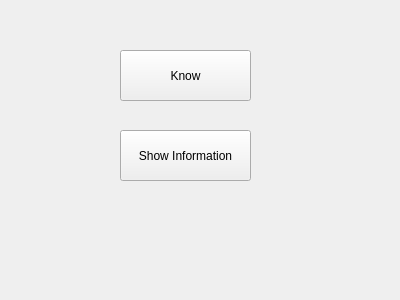
<?xml version="1.0" encoding="UTF-8"?>
<ui version="4.0">
 <class>ChooseMenu</class>
 <widget class="QWidget" name="ChooseMenu">
  <property name="geometry">
   <rect>
    <x>0</x>
    <y>0</y>
    <width>400</width>
    <height>300</height>
   </rect>
  </property>
  <property name="windowTitle">
   <string>Form</string>
  </property>
  <widget class="QPushButton" name="KnowButton">
   <property name="geometry">
    <rect>
     <x>120</x>
     <y>50</y>
     <width>131</width>
     <height>51</height>
    </rect>
   </property>
   <property name="text">
    <string>Know</string>
   </property>
  </widget>
  <widget class="QPushButton" name="BestwayButton">
   <property name="geometry">
    <rect>
     <x>120</x>
     <y>130</y>
     <width>131</width>
     <height>51</height>
    </rect>
   </property>
   <property name="text">
    <string>Show Information</string>
   </property>
  </widget>
 </widget>
 <resources/>
 <connections/>
</ui>
